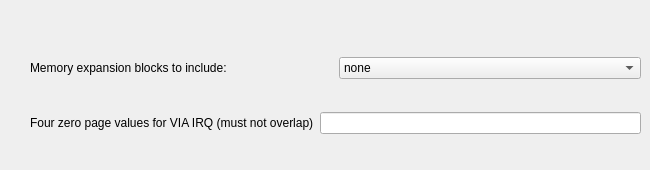
         <widget class="QWidget" name="tabVic20">
          <attribute name="title">
           <string>VIC-20</string>
          </attribute>
          <widget class="QWidget" name="verticalLayoutWidget_2">
           <property name="geometry">
            <rect>
             <x>30</x>
             <y>30</y>
             <width>611</width>
             <height>131</height>
            </rect>
           </property>
           <layout class="QVBoxLayout" name="verticalLayout_6">
            <item>
             <layout class="QHBoxLayout" name="horizontalLayout_10">
              <item>
               <widget class="QLabel" name="label_5">
                <property name="text">
                 <string>Memory expansion blocks to include:</string>
                </property>
               </widget>
              </item>
              <item>
               <widget class="QComboBox" name="cmbVic20Config">
                <item>
                 <property name="text">
                  <string>none</string>
                 </property>
                </item>
                <item>
                 <property name="text">
                  <string>3k</string>
                 </property>
                </item>
                <item>
                 <property name="text">
                  <string>8k</string>
                 </property>
                </item>
                <item>
                 <property name="text">
                  <string>16k</string>
                 </property>
                </item>
                <item>
                 <property name="text">
                  <string>24k</string>
                 </property>
                </item>
                <item>
                 <property name="text">
                  <string>all</string>
                 </property>
                </item>
               </widget>
              </item>
             </layout>
            </item>
            <item>
             <layout class="QHBoxLayout" name="horizontalLayout_8">
              <item>
               <widget class="QLabel" name="label_30">
                <property name="text">
                 <string>Four zero page values for VIA IRQ (must not overlap)</string>
                </property>
               </widget>
              </item>
              <item>
               <widget class="QLineEdit" name="leViaZP"/>
              </item>
             </layout>
            </item>
           </layout>
          </widget>
         </widget>
